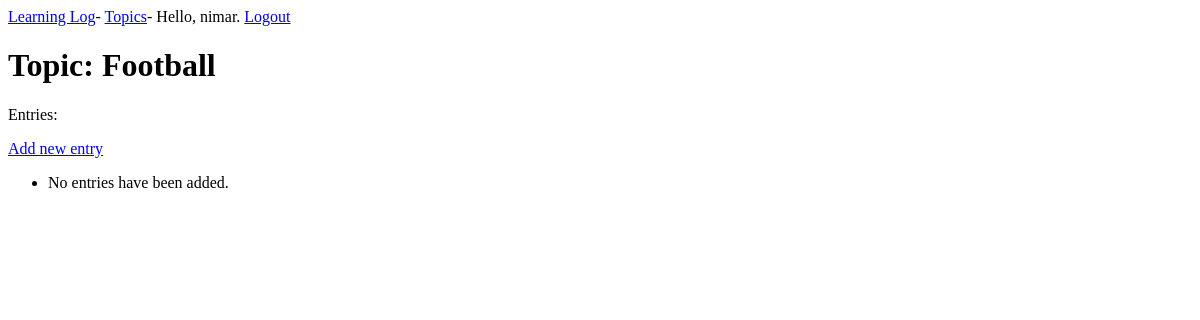
Before: /topics/3/ (signed in) with the older database file.
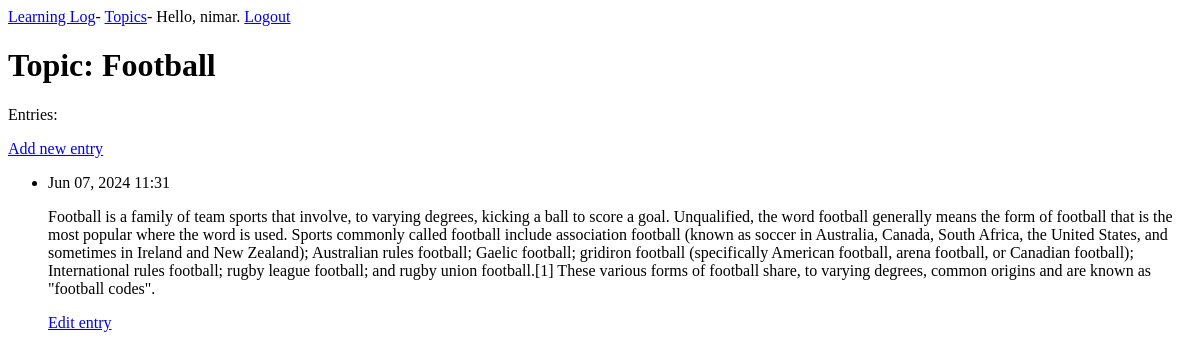
After: the same page with the newer database file.
### l_l/models.py (models this page shows, shortened)
class Entry(models.Model):
    topic = models.ForeignKey(Topic, on_delete=models.CASCADE)
    text = models.TextField()
    date_added = models.DateTimeField(auto_now_add=True)
    class Meta:
        verbose_name_plural = 'entries'

### l_l/views.py (the view)
# urls.py: path('topics/<topic_id>/', views.topic, name='topic'),
@login_required
def topic(request, topic_id):
    topic = Topic.objects.get(id=topic_id)
    if topic.owner != request.user:
        raise Http404
    entries = topic.entry_set.order_by('-date_added')
    context = {'topic': topic, 'entries': entries}
    return render(request, 'topic.html', context)

### l_l/models.py (called while the page is built)
    def __str__(self):
        return self.text

### l_l/templates/l_l/topic.html
{% extends 'base.html' %}
{% block content %}
<h1>Topic: {{ topic }}</h1>
<p>Entries:</p>
<p><a href="{% url 'new_entry' topic.id %}">Add new entry</a></p>
<ul>
    {% for entry in entries %}
    <li>
        <p> {{entry.date_added|date:"M d, Y H:i" }}</p>
        <P>{{entry.text|linebreaks}}</p>
        <p><a href="{% url 'edit_entry' entry.id %}">Edit entry</a></p>
    </li>
    {% empty %}
    <li>No entries have been added.</li>
    {% endfor %}
</ul>
{% endblock %}

Changed rows visible on the page:
added Entry: date_added "Jun 07, 2024 11:31", text "Football is a family of team sports that involve, to varying degrees, kicking a ball to score a goal. Unqualified, the word football generally means the form of football that is the most popular where the word is used. Sports commonly called football include association football (known as soccer in Australia, Canada, South Africa, the United States, and sometimes in Ireland and New Zealand); Australian rules football; Gaelic football; gridiron football (specifically American football, arena football, or Canadian football); International rules football; rugby league football; and rugby union football.[1] These various forms of football share, to varying degrees, common origins and are known…"
Other visible differences:
text no longer shown: "No entries have been added."
